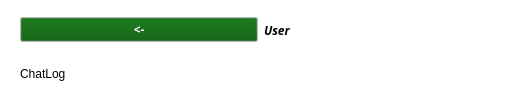
<?xml version="1.0" encoding="UTF-8"?>
<ui version="4.0">
 <class>MessageScreen</class>
 <widget class="QWidget" name="MessageScreen">
  <property name="geometry">
   <rect>
    <x>0</x>
    <y>0</y>
    <width>522</width>
    <height>110</height>
   </rect>
  </property>
  <property name="palette">
   <palette>
    <active>
     <colorrole role="WindowText">
      <brush brushstyle="SolidPattern">
       <color alpha="255">
        <red>0</red>
        <green>0</green>
        <blue>0</blue>
       </color>
      </brush>
     </colorrole>
     <colorrole role="Button">
      <brush brushstyle="SolidPattern">
       <color alpha="255">
        <red>0</red>
        <green>85</green>
        <blue>0</blue>
       </color>
      </brush>
     </colorrole>
     <colorrole role="Midlight">
      <brush brushstyle="SolidPattern">
       <color alpha="255">
        <red>255</red>
        <green>255</green>
        <blue>255</blue>
       </color>
      </brush>
     </colorrole>
     <colorrole role="Dark">
      <brush brushstyle="SolidPattern">
       <color alpha="255">
        <red>255</red>
        <green>255</green>
        <blue>255</blue>
       </color>
      </brush>
     </colorrole>
     <colorrole role="Mid">
      <brush brushstyle="SolidPattern">
       <color alpha="255">
        <red>255</red>
        <green>255</green>
        <blue>255</blue>
       </color>
      </brush>
     </colorrole>
     <colorrole role="Text">
      <brush brushstyle="SolidPattern">
       <color alpha="255">
        <red>0</red>
        <green>0</green>
        <blue>0</blue>
       </color>
      </brush>
     </colorrole>
     <colorrole role="ButtonText">
      <brush brushstyle="SolidPattern">
       <color alpha="255">
        <red>255</red>
        <green>255</green>
        <blue>255</blue>
       </color>
      </brush>
     </colorrole>
     <colorrole role="Base">
      <brush brushstyle="SolidPattern">
       <color alpha="255">
        <red>255</red>
        <green>255</green>
        <blue>255</blue>
       </color>
      </brush>
     </colorrole>
     <colorrole role="Window">
      <brush brushstyle="SolidPattern">
       <color alpha="255">
        <red>255</red>
        <green>255</green>
        <blue>255</blue>
       </color>
      </brush>
     </colorrole>
    </active>
    <inactive>
     <colorrole role="WindowText">
      <brush brushstyle="SolidPattern">
       <color alpha="255">
        <red>0</red>
        <green>0</green>
        <blue>0</blue>
       </color>
      </brush>
     </colorrole>
     <colorrole role="Button">
      <brush brushstyle="SolidPattern">
       <color alpha="255">
        <red>0</red>
        <green>85</green>
        <blue>0</blue>
       </color>
      </brush>
     </colorrole>
     <colorrole role="Midlight">
      <brush brushstyle="SolidPattern">
       <color alpha="255">
        <red>255</red>
        <green>255</green>
        <blue>255</blue>
       </color>
      </brush>
     </colorrole>
     <colorrole role="Dark">
      <brush brushstyle="SolidPattern">
       <color alpha="255">
        <red>255</red>
        <green>255</green>
        <blue>255</blue>
       </color>
      </brush>
     </colorrole>
     <colorrole role="Mid">
      <brush brushstyle="SolidPattern">
       <color alpha="255">
        <red>255</red>
        <green>255</green>
        <blue>255</blue>
       </color>
      </brush>
     </colorrole>
     <colorrole role="Text">
      <brush brushstyle="SolidPattern">
       <color alpha="255">
        <red>0</red>
        <green>0</green>
        <blue>0</blue>
       </color>
      </brush>
     </colorrole>
     <colorrole role="ButtonText">
      <brush brushstyle="SolidPattern">
       <color alpha="255">
        <red>255</red>
        <green>255</green>
        <blue>255</blue>
       </color>
      </brush>
     </colorrole>
     <colorrole role="Base">
      <brush brushstyle="SolidPattern">
       <color alpha="255">
        <red>255</red>
        <green>255</green>
        <blue>255</blue>
       </color>
      </brush>
     </colorrole>
     <colorrole role="Window">
      <brush brushstyle="SolidPattern">
       <color alpha="255">
        <red>255</red>
        <green>255</green>
        <blue>255</blue>
       </color>
      </brush>
     </colorrole>
    </inactive>
    <disabled>
     <colorrole role="WindowText">
      <brush brushstyle="SolidPattern">
       <color alpha="255">
        <red>255</red>
        <green>255</green>
        <blue>255</blue>
       </color>
      </brush>
     </colorrole>
     <colorrole role="Button">
      <brush brushstyle="SolidPattern">
       <color alpha="255">
        <red>0</red>
        <green>85</green>
        <blue>0</blue>
       </color>
      </brush>
     </colorrole>
     <colorrole role="Midlight">
      <brush brushstyle="SolidPattern">
       <color alpha="255">
        <red>255</red>
        <green>255</green>
        <blue>255</blue>
       </color>
      </brush>
     </colorrole>
     <colorrole role="Dark">
      <brush brushstyle="SolidPattern">
       <color alpha="255">
        <red>255</red>
        <green>255</green>
        <blue>255</blue>
       </color>
      </brush>
     </colorrole>
     <colorrole role="Mid">
      <brush brushstyle="SolidPattern">
       <color alpha="255">
        <red>255</red>
        <green>255</green>
        <blue>255</blue>
       </color>
      </brush>
     </colorrole>
     <colorrole role="Text">
      <brush brushstyle="SolidPattern">
       <color alpha="255">
        <red>255</red>
        <green>255</green>
        <blue>255</blue>
       </color>
      </brush>
     </colorrole>
     <colorrole role="ButtonText">
      <brush brushstyle="SolidPattern">
       <color alpha="255">
        <red>255</red>
        <green>255</green>
        <blue>255</blue>
       </color>
      </brush>
     </colorrole>
     <colorrole role="Base">
      <brush brushstyle="SolidPattern">
       <color alpha="255">
        <red>255</red>
        <green>255</green>
        <blue>255</blue>
       </color>
      </brush>
     </colorrole>
     <colorrole role="Window">
      <brush brushstyle="SolidPattern">
       <color alpha="255">
        <red>255</red>
        <green>255</green>
        <blue>255</blue>
       </color>
      </brush>
     </colorrole>
    </disabled>
   </palette>
  </property>
  <property name="windowTitle">
   <string>Form</string>
  </property>
  <widget class="QWidget" name="">
   <property name="geometry">
    <rect>
     <x>20</x>
     <y>11</y>
     <width>481</width>
     <height>81</height>
    </rect>
   </property>
   <layout class="QVBoxLayout" name="verticalLayout">
    <item>
     <layout class="QHBoxLayout" name="horizontalLayout">
      <item>
       <widget class="QPushButton" name="backButton">
        <property name="font">
         <font>
          <family>Purisa</family>
          <weight>75</weight>
          <italic>true</italic>
          <bold>true</bold>
         </font>
        </property>
        <property name="text">
         <string>&lt;-</string>
        </property>
       </widget>
      </item>
      <item>
       <widget class="QLabel" name="label">
        <property name="font">
         <font>
          <family>Purisa</family>
          <weight>75</weight>
          <italic>true</italic>
          <bold>true</bold>
         </font>
        </property>
        <property name="text">
         <string>User</string>
        </property>
       </widget>
      </item>
     </layout>
    </item>
    <item>
     <widget class="QLabel" name="label_2">
      <property name="text">
       <string>ChatLog</string>
      </property>
     </widget>
    </item>
   </layout>
  </widget>
 </widget>
 <resources/>
 <connections/>
</ui>
